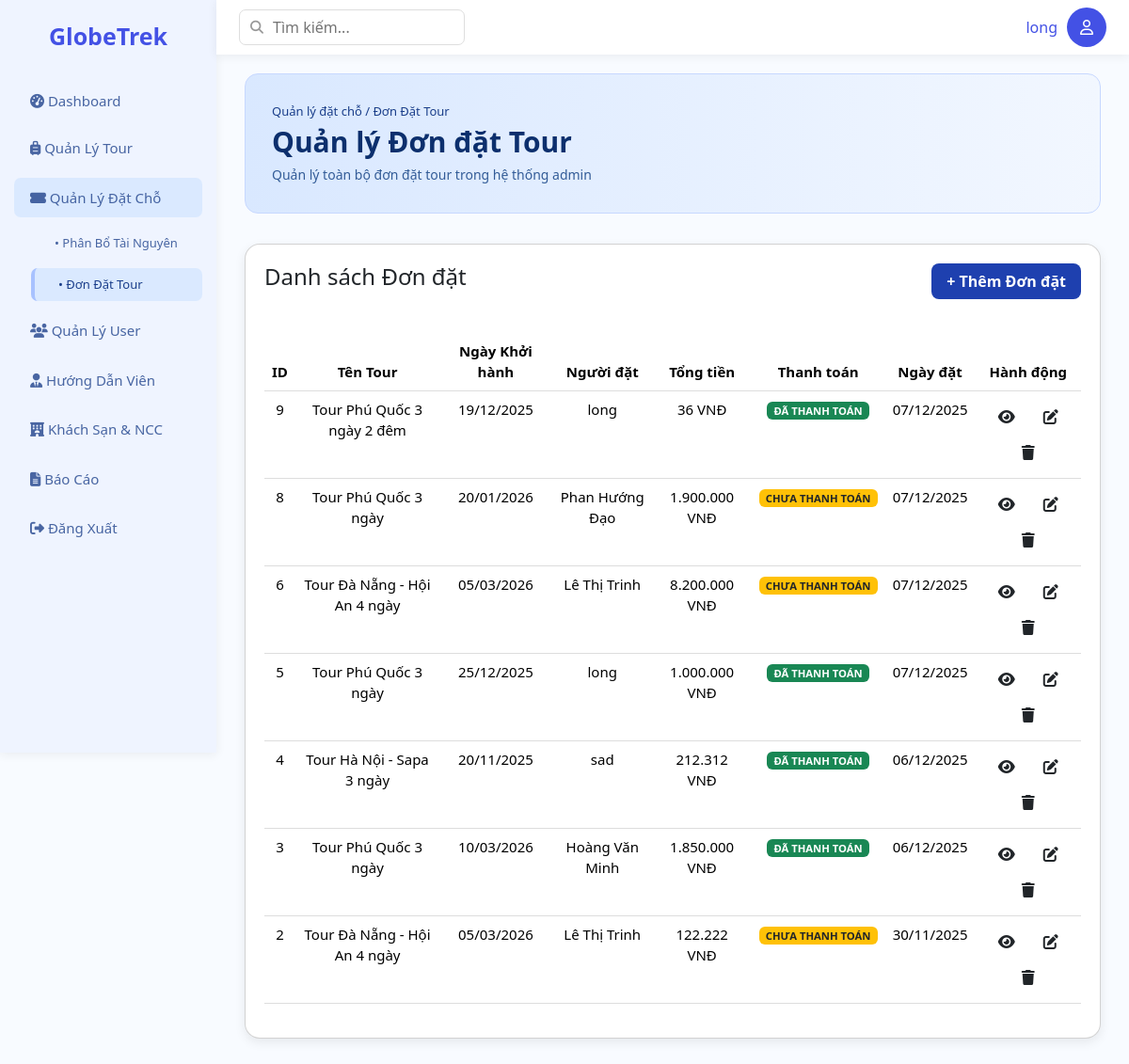
Page /Base/?action=list-booking (signed in) on the committed database.
### tables this page shows
CREATE TABLE `bookings` (
  `id` int NOT NULL,
  `user_id` int NOT NULL COMMENT 'Khách hàng đặt (FK Users.id)',
  `departure_id` int NOT NULL,
  `total_price` decimal(12,2) NOT NULL,
  `booking_date` datetime DEFAULT CURRENT_TIMESTAMP,
  `payment_status` enum('Pending','Paid','Failed') NOT NULL DEFAULT 'Pending',
  `last_status_change` datetime DEFAULT CURRENT_TIMESTAMP ON UPDATE CURRENT_TIMESTAMP,
  `transaction_id` varchar(255) DEFAULT NULL,
  `payment_date` datetime DEFAULT NULL
);

CREATE TABLE `tours` (
  `id` int NOT NULL,
  `name` varchar(255) NOT NULL,
  `tour_type` enum('Nội địa','Quốc tế') NOT NULL,
  `description` text,
  `base_price` decimal(10,2) NOT NULL COMMENT 'Giá cơ bản trước khuyến mãi',
  `created_at` timestamp NULL DEFAULT CURRENT_TIMESTAMP,
  `category_id` int DEFAULT NULL,
  `tour_origin` enum('Catalog','Custom') DEFAULT 'Catalog',
  `cancellation_policy_text` text
);

CREATE TABLE `tour_departures` (
  `id` int NOT NULL,
  `tour_id` int NOT NULL,
  `start_date` date NOT NULL,
  `end_date` date NOT NULL,
  `current_price` decimal(10,2) NOT NULL COMMENT 'Giá bán hiện tại',
  `available_slots` int NOT NULL COMMENT 'Số chỗ còn trống'
);

CREATE TABLE `users` (
  `id` int NOT NULL,
  `email` varchar(150) NOT NULL,
  `password` varchar(255) NOT NULL,
  `name` varchar(100) NOT NULL,
  `phone` varchar(20) NOT NULL,
  `role` enum('admin','customer','guide') NOT NULL,
  `created_at` timestamp NULL DEFAULT CURRENT_TIMESTAMP
);

### Base/controllers/BookingController.php (called while the page is built, shortened)
<?php
class BookingController
{
    protected $bookingModel;
    public function __construct()
    {
        $this->bookingModel = new BookingModel();
    }
    public function listBooking()
    {
        $listBookings = $this->bookingModel->getList();
        require_once PATH_VIEW . 'main.php';
    }
}

### Base/index.php (called while the page is built, shortened)
<?php
spl_autoload_register(function ($class) {
    $fileName = "$class.php";
    $fileModel              = PATH_MODEL . $fileName;
});
require_once './routes/index.php';

### Base/models/BaseModel.php (called while the page is built, shortened)
<?php
class BaseModel
{
    protected $pdo;
    public function __construct()
    {
        $dsn = sprintf('mysql:host=%s;port=%s;dbname=%s;charset=utf8', DB_HOST, DB_PORT, DB_NAME);
        try {
            $this->pdo = new PDO($dsn, DB_USERNAME, DB_PASSWORD, DB_OPTIONS);
        } catch (PDOException $e) {
            die("Kết nối cơ sở dữ liệu thất bại: {$e->getMessage()}. Vui lòng thử lại sau.");
        }
    }
    public function __destruct()
    {
        $this->pdo = null;
    }
    public function getConnection()
    {
        return $this->pdo;
}
}

### Base/models/BookingModel.php (called while the page is built, shortened)
<?php
class BookingModel extends BaseModel
{
    public $db;
    public function __construct()
    {
        $baseModel = new BaseModel();
        $this->db = $baseModel->getConnection();
    }
    public function getList()
    {
        $sql = "SELECT b.*, td.start_date, t.name AS tour_name, u.name AS customer_name
                FROM bookings b
                JOIN tour_departures td ON b.departure_id = td.id
                JOIN tours t ON td.tour_id = t.id
                LEFT JOIN users u ON b.user_id = u.id
                ORDER BY b.booking_date DESC";
        $stmt = $this->db->prepare($sql);
        $stmt->execute();
        return $stmt->fetchAll();
    }
}

### Base/views/admin/booking/list-booking.php (the view)
<?php include PATH_VIEW . 'layout/header.php'; ?>
<div class="main">
    <div class="header-wrapper">
        <div class="header-content">
            <div class="breadcrumb">Quản lý đặt chỗ / Đơn Đặt Tour</div>
            <h2 class="page-title">Quản lý Đơn đặt Tour</h2>
            <p class="page-sub">Quản lý toàn bộ đơn đặt tour trong hệ thống admin</p>
        </div>
    </div>
    <div class="card">
        <div class="toph4">
            <h4>Danh sách Đơn đặt</h4>
            <a href="<?= BASE_URL ?>?action=create-booking" class="btn btn-nut">+ Thêm Đơn đặt</a>
        </div>
        <table class="table">
            <thead>
                <tr>
                    <th>ID</th>
                    <th>Tên Tour</th>
                    <th>Ngày Khởi hành</th>
                    <th>Người đặt</th>
                    <th>Tổng tiền</th>
                    <th>Thanh toán</th>
                    <th>Ngày đặt</th>
                    <th>Hành động</th>
                </tr>
            </thead>
            <tbody>
                <?php if (!empty($listBookings)): ?>
                    <?php foreach ($listBookings as $booking):
                        $bookingDate = date('d/m/Y', strtotime($booking['booking_date']));
                        $startDate   = date('d/m/Y', strtotime($booking['start_date']));
                        $totalPrice  = number_format($booking['total_price'], 0, ',', '.') . ' VNĐ';
                        $paymentStatus = strtolower($booking['payment_status'] ?? 'pending');
                        $badge = '<span class="badge bg-warning text-dark">CHƯA THANH TOÁN</span>';
                        if ($paymentStatus === 'paid') {
                            $badge = '<span class="badge bg-success">ĐÃ THANH TOÁN</span>';
                        } elseif ($paymentStatus === 'failed') {
                            $badge = '<span class="badge bg-danger">THẤT BẠI</span>';
                        }
                    ?>
                        <tr>
                            <td><?= $booking['id'] ?></td>
                            <td><?= $booking['tour_name'] ?? 'N/A' ?></td>
                            <td><?= $startDate ?></td>
                            <td><?= $booking['customer_name'] ?? 'Khách lẻ' ?></td>
                            <td><?= $totalPrice ?></td>
                            <td><?= $badge ?></td>
                            <td><?= $bookingDate ?></td>
                            <td>
                                <a href="<?= BASE_URL ?>?action=detail-booking&id=<?= $booking['id'] ?>" class="btn view">
                                    <i class="fas fa-eye"></i>
                                </a>
                                <a href="<?= BASE_URL ?>?action=update-booking&id=<?= $booking['id'] ?>" class="btn edit">
                                    <i class="fas fa-edit"></i>
                                </a>
                                <a href="<?= BASE_URL ?>?action=delete-booking&id=<?= $booking['id'] ?>"
                                   onclick="return confirm('Xác nhận HỦY đơn đặt tour ID: <?= $booking['id'] ?>?')"
                                   class="btn delete">
                                   <i class="fas fa-trash"></i>
                                </a>
                            </td>
                        </tr>
                    <?php endforeach; ?>
                <?php else: ?>
                    <tr>
                        <td colspan="8" class="text-center">Chưa có đơn đặt tour nào được ghi nhận.</td>
                    </tr>
                <?php endif; ?>
            </tbody>
        </table>
    </div>
</div>
<?php include PATH_VIEW . 'layout/footer.php'; ?>

### Base/assets/css/layout.css (style rules this page uses)
:root { --orange: rgba(186, 207, 255, 0.142); --orange-active: rgba(200, 222, 255, 0.525); --orange-light: #bacfffff; --bg: #f8fbff; --white: #ffffff; --text: #4351e5; --muted: #2e4e94dd; --radius: 7px; --shadow: 0 2px 10px rgba(45, 45, 45, 0.07); font-family: "Inter", sans-serif; }
body { margin: 0; background: var(--bg); color: var(--text); overflow-x: hidden; }
.main { padding: 20px 30px; }

### Base/assets/css/table.css (style rules this page uses)
table { width: 100%; border-collapse: collapse; margin-top: 20px; }
th, td { padding: 14px; border-bottom: 1px solid #ddd; font-size: 15px; text-align: center; }
th { text-align: left; background: #f0f1ff; font-weight: 600; text-align: center; }
.btn-nut { background: #1e40af; color: var(--white); border: none; padding: 7px 16px; font-weight: 600; transition: opacity 0.2s; border-radius: 8px; }
.card { background: white; padding: 20px; border-radius: 16px; box-shadow: 0 4px 12px rgba(0, 0, 0, 0.08); margin-bottom: 20px; }
.toph4 { display: flex; justify-content: space-between; align-items: center; margin-bottom: 16px; }
.header-wrapper { background: linear-gradient(to right, #d9e8ff, #f2f7ff); padding: 30px 28px; border-radius: 14px; border: 1px solid #c7d8ff; margin-bottom: 32px; }
.header-content .breadcrumb { font-size: 13px; color: #1a3e8a; margin-bottom: 4px; font-weight: 500; }
.page-title { font-size: 30px; margin: 0; font-weight: 800; color: #0c2f6d; }
.page-sub { margin: 6px 0 0; font-size: 14px; color: #335c97; }

### rows in the picture
bookings: id "9", tours.name "Tour Phú Quốc 3 ngày 2 đêm", departure.start_date "19/12/2025", user.name "long", total_price "36 VNĐ", payment_status "ĐÃ THANH TOÁN", booking_date "07/12/2025"
bookings: id "8", tours.name "Tour Phú Quốc 3 ngày", departure.start_date "20/01/2026", user.name "Phan Hướng Đạo", total_price "1.900.000 VNĐ", booking_date "07/12/2025"
bookings: id "6", tours.name "Tour Đà Nẵng - Hội An 4 ngày", departure.start_date "05/03/2026", user.name "Lê Thị Trinh", total_price "8.200.000 VNĐ", booking_date "07/12/2025"
bookings: id "5", tours.name "Tour Phú Quốc 3 ngày", departure.start_date "25/12/2025", user.name "long", total_price "1.000.000 VNĐ", payment_status "ĐÃ THANH TOÁN", booking_date "07/12/2025"
bookings: id "4", tours.name "Tour Hà Nội - Sapa 3 ngày", departure.start_date "20/11/2025", user.name "sad", total_price "212.312 VNĐ", payment_status "ĐÃ THANH TOÁN", booking_date "06/12/2025"
bookings: id "3", tours.name "Tour Phú Quốc 3 ngày", departure.start_date "10/03/2026", user.name "Hoàng Văn Minh", total_price "1.850.000 VNĐ", payment_status "ĐÃ THANH TOÁN", booking_date "06/12/2025"
bookings: id "2", tours.name "Tour Đà Nẵng - Hội An 4 ngày", departure.start_date "05/03/2026", user.name "Lê Thị Trinh", total_price "122.222 VNĐ", booking_date "30/11/2025"

### other values in the picture
$_SESSION['user']['name'] "long"
